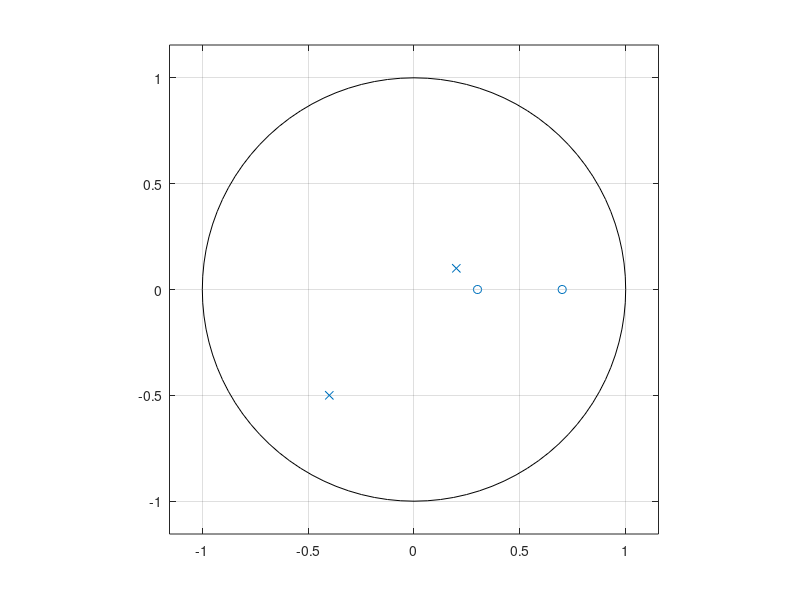

Write the MATLAB code that produced this figure.
%Num là hệ sô của x và là tử số
%Den là hệ số của y và là mẫu số
%zplane vẽ điểm cực điểm không: zplane(num,den) zplane(zeros, poles)
%[z,p,k] = tf2zp(num,den) => có num den tìm điểm cực điểm 0
% có điểm cực điểm không muốn tìm num den=> [num,den] = zp2tf[zeros,poles]
clf;
% num = [1 2 3]
% den = [2 1 4 7]
% zplane(num,den)
% 
% %b,c
% [z,p,k] = tf2zp(num,den)

%d
z=[0.7; 0.3];
p=[0.2+0.1i; -0.4-0.5i];
k=0.3;
[num,den] = zp2tf(z,p,k)
zplane(z,p)

